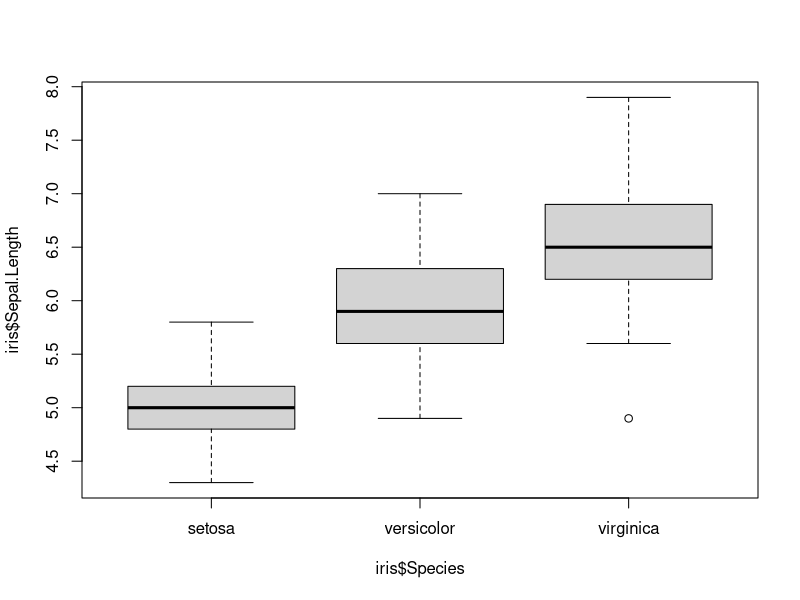
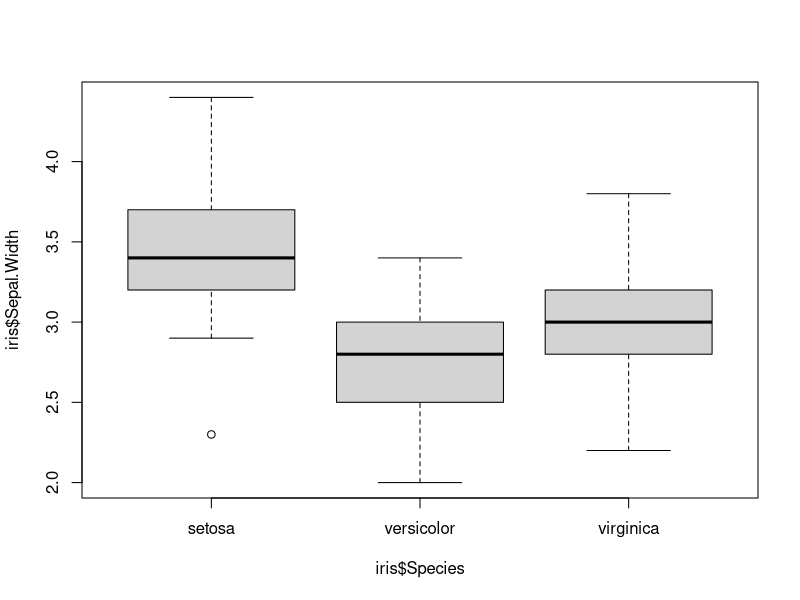
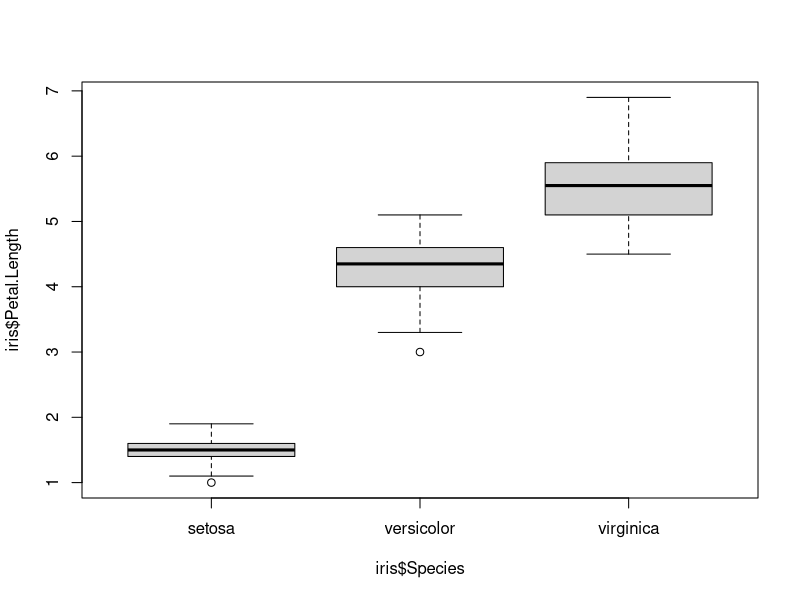
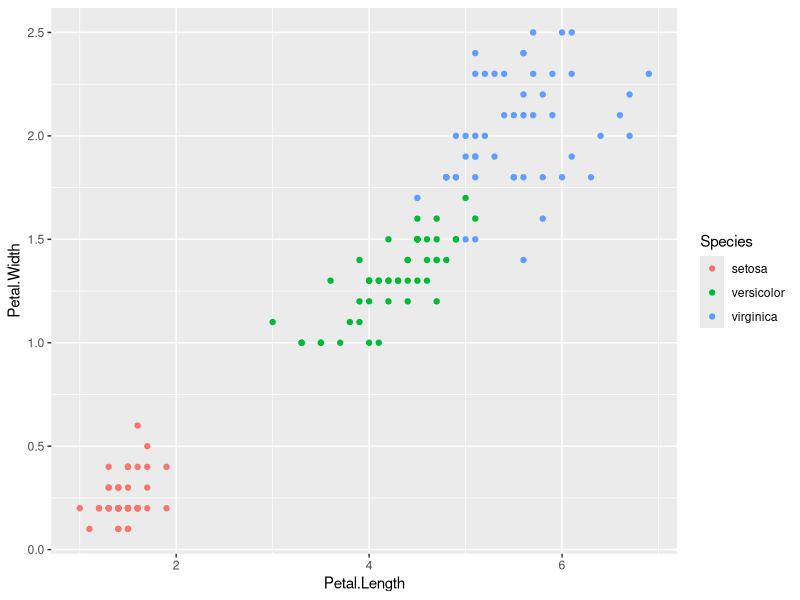

Here is the R script that generated these plots, in order:
## ---- chunk 1
knitr::opts_chunk$set(echo = TRUE)
library(ggplot2)
## ---- chunk 2
# remind yourself what the iris data look like
head(iris)
tail(iris)

# create a boxplot by providing an argument to the "formula" parameter

# you can also create boxplots by providing a single vector or a matrix with WIDE data to the "x" parameter

# first, subset iris to only keep the virginica data

# x = vector

# x = matrix

# x = matrix, but do not plot the Species column

## ---- chunk 3
# boxplot

# violin plot

# a combination of both

## ---- chunk 4
 # display three plots in a 2x2 grid

boxplot(iris$Sepal.Length ~ iris$Species)
boxplot(iris$Sepal.Width ~ iris$Species)
boxplot(iris$Petal.Length ~ iris$Species)

 # reset display to one graph only
## ---- chunk 5
library(ggpubr)

# boxplot
box = ggplot(data=iris,
       mapping=aes(x=Species,
                   y=Sepal.Length)) +
  geom_boxplot()

# violin plot
violin = ggplot(data=iris,
       mapping=aes(x=Species,
                   y=Sepal.Length)) +
  geom_violin()

# box + violin plot
combined = ggplot(data=iris,
       mapping=aes(x=Species,
                   y=Sepal.Length)) +
  geom_violin() +
  geom_boxplot(width=0.1)

# arrange in a 2x2 grid and label panels as A, B, C

## ---- chunk 6
base_plot = ggplot(data=iris,
                   mapping=aes(x=Petal.Length,
                               y=Petal.Width,
                               color=Species)) +
  geom_point()

base_plot # display

# wrap by Species

# the same but arrange vertically

# the same but arrang in a 2x2 grid

## ---- chunk 7
# by columns

# by rows

## ---- chunk 8
iris_categories = iris # make a copy

# add a new column called Petal.Width.Categories
# where all petals narrower than 1.3 cm are "Narrow Petals" and the rest are "Wide Petals"
iris_categories$Petal.Width.Categories = factor(ifelse(iris_categories$Petal.Width<1.3,
                                                  "Narrow Petals",
                                                  "Wide Petals"))

# add a new column called Petal.Length.Categories
# where all petals shorter than 4.35 cm are "Short Petals" and the rest are "Long Petals"
iris_categories$Petal.Length.Categories = factor(ifelse(iris_categories$Petal.Length<4.35,
                                                        "Short Petals",
                                                        "Long Petals"))

# plot and wrap 
